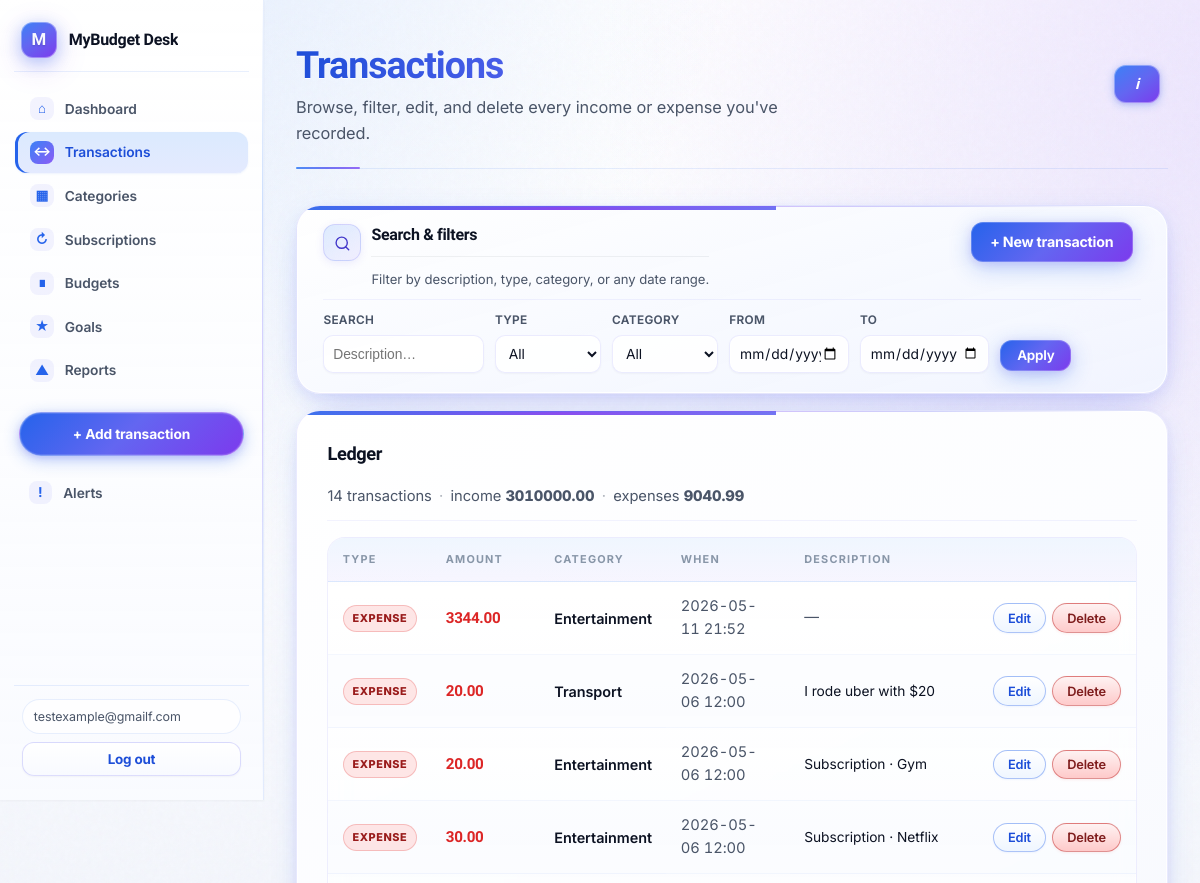
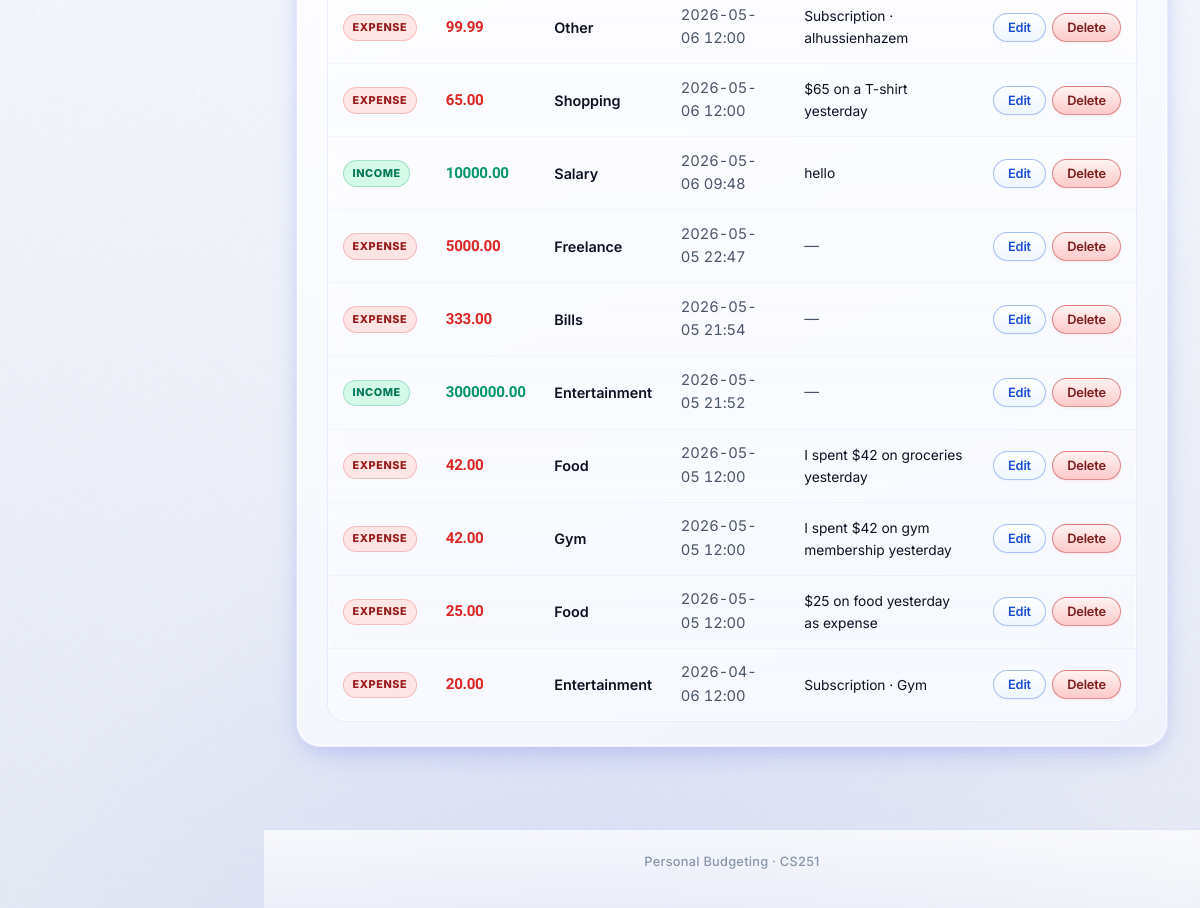
Screenshot of /transactions/ (signed in) with the database file from the repository (2 pictures, top to bottom).
### budgeting/models.py (models this page shows, shortened)
class Transaction(models.Model):
    KIND_INCOME = "income"
    KIND_EXPENSE = "expense"
    KIND_CHOICES = [(KIND_INCOME, "Income"), (KIND_EXPENSE, "Expense")]
    user = models.ForeignKey(
        settings.AUTH_USER_MODEL, on_delete=models.CASCADE, related_name="transactions"
    )
    kind = models.CharField(max_length=10, choices=KIND_CHOICES)
    amount = models.DecimalField(max_digits=12, decimal_places=2)
    category = models.ForeignKey(
        Category,
        on_delete=models.PROTECT,
        null=True,
        blank=True,
        related_name="transactions",
    )
    description = models.CharField(max_length=255, blank=True)
    occurred_at = models.DateTimeField(default=timezone.now)
    class Meta:
        ordering = ["-occurred_at"]

class Category(models.Model):
    name = models.CharField(max_length=100)
    user = models.ForeignKey(
        settings.AUTH_USER_MODEL,
        on_delete=models.CASCADE,
        null=True,
        blank=True,
        related_name="categories",
        help_text="Null = available to all users",
    )
    class Meta:
        verbose_name_plural = "categories"
        ordering = ["name"]
        constraints = [
            models.UniqueConstraint(
                fields=["name", "user"],
                name="uniq_category_name_per_user",
            ),
        ]

### budgeting/views.py (the view)
# urls.py: path("transactions/", views.transaction_list, name="transaction_list"),
@login_required
def transaction_list(request):
    user = request.user
    qs = Transaction.objects.filter(user=user).select_related("category")
    kind = request.GET.get("kind", "").strip()
    category_id = request.GET.get("category", "").strip()
    from_date_str = request.GET.get("from_date", "").strip()
    to_date_str = request.GET.get("to_date", "").strip()
    q = request.GET.get("q", "").strip()
    if kind in (Transaction.KIND_INCOME, Transaction.KIND_EXPENSE):
        qs = qs.filter(kind=kind)
    if category_id.isdigit():
        qs = qs.filter(category_id=int(category_id))
    from_date = None
    to_date = None
    if from_date_str:
        try:
            from_date = date.fromisoformat(from_date_str)
            qs = qs.filter(occurred_at__date__gte=from_date)
        except ValueError:
            from_date = None
    if to_date_str:
        try:
            to_date = date.fromisoformat(to_date_str)
            qs = qs.filter(occurred_at__date__lte=to_date)
        except ValueError:
            to_date = None
    if q:
        qs = qs.filter(description__icontains=q)
    totals = qs.aggregate(
        income=Sum("amount", filter=Q(kind=Transaction.KIND_INCOME)),
        expense=Sum("amount", filter=Q(kind=Transaction.KIND_EXPENSE)),
    )
    available_categories = Category.objects.filter(
        Q(user__isnull=True) | Q(user=user)
    ).order_by("name")
    has_filters = any([kind, category_id, from_date_str, to_date_str, q])
    return render(
        request,
        "budgeting/transaction_list.html",
        {
            "transactions": qs,
            "available_categories": available_categories,
            "filter_kind": kind,
            "filter_category": category_id,
            "filter_from_date": from_date_str,
            "filter_to_date": to_date_str,
            "filter_q": q,
            "filter_count": qs.count(),
            "filter_income": totals["income"] or 0,
            "filter_expense": totals["expense"] or 0,
            "has_filters": has_filters,
        },
    )

### budgeting/context_processors.py (called while the page is built)
def unread_notifications(request):
    nav = ""
    rm = getattr(request, "resolver_match", None)
    if rm is not None and rm.url_name:
        nav = rm.url_name
    if request.user.is_authenticated:
        count = Notification.objects.filter(user=request.user, is_read=False).count()
        return {
            "unread_notification_count": count,
            "nav_url_name": nav,
        }
    return {"unread_notification_count": 0, "nav_url_name": nav}

### budgeting/models.py (called while the page is built, shortened)
    def process_due_for(self, user, max_iter_per_subscription=72):
        today = timezone.now().date()
        posted = []
        with transaction.atomic():
            qs = (
                self.filter(user=user, is_active=True, next_due__lte=today)
                .select_related("category")
                .select_for_update()
            )
        return posted

### budgeting/templates/budgeting/transaction_list.html (shortened to what this page needs)
{% extends "budgeting/base.html" %}
{% block page_hero %}
<div class="page-hero">
  <h1>Transactions</h1>
  <p class="lead">Browse, filter, edit, and delete every income or expense you've recorded.</p>
</div>
{% endblock %}
{% block content %}
<div class="card form-card card--filters-premium">
  <div class="card-toolbar card-toolbar--dense">
    <div class="filters-heading">
      <div class="filters-heading__icon" aria-hidden="true">
        <svg viewBox="0 0 24 24" fill="none" stroke="currentColor" stroke-width="2" stroke-linecap="round" stroke-linejoin="round">
          <circle cx="11" cy="11" r="8"/>
          <path d="M21 21l-4.35-4.35"/>
        </svg>
      </div>
      <div class="filters-heading__body">
        <h2 class="section-title section-title--inline">Search &amp; filters</h2>
        <p class="filters-heading__hint muted">Filter by description, type, category, or any date range.</p>
      </div>
    </div>
    <a href="{% url 'transaction_add' %}" class="btn btn--toolbar">+ New transaction</a>
  </div>
  <form method="get" class="filters-row filters-row--dense">
    <div class="filter-field filter-field--dense">
      <label for="f_q">Search</label>
      <input type="search" id="f_q" name="q" value="{{ filter_q }}" placeholder="Description…">
    </div>
    <div class="filter-field filter-field--dense">
      <label for="f_kind">Type</label>
      <select id="f_kind" name="kind">
        <option value="">All</option>
      </select>
    </div>
    <div class="filter-field filter-field--dense">
      <label for="f_category">Category</label>
      <select id="f_category" name="category">
        <option value="">All</option>
      </select>
    </div>
    <div class="filter-field filter-field--dense">
      <label for="f_from">From</label>
      <input type="date" id="f_from" name="from_date" value="{{ filter_from_date }}">
    </div>
    <div class="filter-field filter-field--dense">
      <label for="f_to">To</label>
      <input type="date" id="f_to" name="to_date" value="{{ filter_to_date }}">
    </div>
    <div class="filter-actions">
      <button type="submit">Apply</button>
    </div>
  </form>
</div>
<div class="card tx-ledger-card surface-premium">
  <div class="tx-ledger-head">
    <div>
      <h2 class="tx-ledger-head__title">Ledger</h2>
      <p class="tx-ledger-head__meta muted">
        {{ filter_count }} transaction{{ filter_count|pluralize }}
        {% if filter_income or filter_expense %}
          <span class="tx-ledger-head__dot" aria-hidden="true">·</span>
          <span class="tx-ledger-head__inline">income <strong class="amount--income">{{ filter_income|floatformat:2 }}</strong></span>
          <span class="tx-ledger-head__dot" aria-hidden="true">·</span>
          <span class="tx-ledger-head__inline">expenses <strong class="amount--expense">{{ filter_expense|floatformat:2 }}</strong></span>
        {% endif %}
      </p>
    </div>
  </div>
  {% if transactions %}
    <div class="table-wrap table-wrap--premium table-wrap--ledger">
      <table class="table-actions table--ledger">
        <thead>
          <tr>
            <th>Type</th>
            <th>Amount</th>
            <th>Category</th>
            <th>When</th>
            <th>Description</th>
            <th class="row-actions__cell" aria-label="Actions"></th>
          </tr>
        </thead>
        <tbody>
          {% for t in transactions %}
            <tr class="ledger-row">
              <td>{% if t.kind == 'expense' %}<span class="ledger-badge ledger-badge--expense">Expense</span>{% else %}<span class="ledger-badge ledger-badge--income">Income</span>{% endif %}</td>
              <td class="ledger-amount {% if t.kind == 'expense' %}ledger-amount--out{% else %}ledger-amount--in{% endif %}">{{ t.amount }}</td>
              <td>{% if t.category %}<span class="ledger-cat">{{ t.category.name }}</span>{% else %}<span class="muted">—</span>{% endif %}</td>
              <td class="ledger-when muted">{{ t.occurred_at|date:"Y-m-d H:i" }}</td>
              <td class="ledger-desc">{% if t.description %}{{ t.description }}{% else %}<span class="muted">—</span>{% endif %}</td>
              <td class="row-actions__cell">
                <div class="row-actions">
                  <a class="row-action row-action--edit" href="{% url 'transaction_edit' t.pk %}">Edit</a>
                  <form method="post" action="{% url 'transaction_delete' t.pk %}" class="row-actions__form" onsubmit="return confirm('Delete this transaction?');">
                    <button type="submit" class="row-action row-action--delete">Delete</button>
                  </form>
                </div>
              </td>
            </tr>
          {% endfor %}
        </tbody>
      </table>
    </div>
  {% endif %}
</div>
{% endblock %}

### budgeting/templates/budgeting/master.html (shortened to what this page needs)
{% load static %}
<!DOCTYPE html>
<html lang="en">
<head>
  <link rel="stylesheet" href="{% static 'budgeting/css/master.css' %}">
</head>
<body class="{% block body_class %}{% endblock %}">
  {% with n=nav_url_name|default:"" %}
  <div class="app-shell{% if user.is_authenticated %} app-shell--auth{% endif %}">
    {% if user.is_authenticated %}
      <aside class="app-sidebar" id="app-sidebar" aria-label="Primary">
        <div class="sidebar-top">
          <a href="{% url 'dashboard' %}" class="brand">
            <span class="brand-mark" aria-hidden="true"></span>
            <span class="brand-text">{% block brand_text %}MyBudget Desk{% endblock %}</span>
          </a>
        </div>
        <nav class="sidebar-nav" aria-label="Main">
          <a href="{% url 'dashboard' %}" class="sidebar-link{% if n == 'dashboard' %} is-active{% endif %}"{% if n == 'dashboard' %} aria-current="page"{% endif %}>
            <span class="sidebar-link__icon" aria-hidden="true">⌂</span>
            <span class="sidebar-link__label">Dashboard</span>
          </a>
          <a href="{% url 'transaction_list' %}" class="sidebar-link{% if n == 'transaction_list' or n == 'transaction_add' or n == 'transaction_edit' or n == 'transaction_delete' %} is-active{% endif %}"{% if n == 'transaction_list' or n == 'transaction_add' or n == 'transaction_edit' or n == 'transaction_delete' %} aria-current="page"{% endif %}>
            <span class="sidebar-link__icon" aria-hidden="true">↔</span>
            <span class="sidebar-link__label">Transactions</span>
          </a>
          <a href="{% url 'category_list' %}" class="sidebar-link{% if n == 'category_list' %} is-active{% endif %}"{% if n == 'category_list' %} aria-current="page"{% endif %}>
            <span class="sidebar-link__icon" aria-hidden="true">▦</span>
            <span class="sidebar-link__label">Categories</span>
          </a>
          <a href="{% url 'subscription_list' %}" class="sidebar-link">
            <span class="sidebar-link__icon" aria-hidden="true">↻</span>
            <span class="sidebar-link__label">Subscriptions</span>
          </a>
          <a href="{% url 'budget_list' %}" class="sidebar-link">
            <span class="sidebar-link__icon" aria-hidden="true">∎</span>
            <span class="sidebar-link__label">Budgets</span>
          </a>
          <a href="{% url 'goals_list' %}" class="sidebar-link">
            <span class="sidebar-link__icon" aria-hidden="true">★</span>
            <span class="sidebar-link__label">Goals</span>
          </a>
          <a href="{% url 'reports' %}" class="sidebar-link{% if n == 'reports' %} is-active{% endif %}"{% if n == 'reports' %} aria-current="page"{% endif %}>
            <span class="sidebar-link__icon" aria-hidden="true">▲</span>
            <span class="sidebar-link__label">Reports</span>
          </a>
        </nav>
        <a href="{% url 'transaction_add' %}" class="sidebar-cta{% if n == 'transaction_add' %} is-active{% endif %}"{% if n == 'transaction_add' %} aria-current="page"{% endif %}>+ Add transaction</a>
        <a href="{% url 'notifications' %}" class="sidebar-link sidebar-link--alerts{% if n == 'notifications' %} is-active{% endif %}"{% if n == 'notifications' %} aria-current="page"{% endif %}>
          <span class="sidebar-link__icon" aria-hidden="true">!</span>
          <span class="sidebar-link__label">Alerts</span>
        </a>
        <div class="sidebar-user">
          <span class="sidebar-user__email" title="{{ user.email }}">{{ user.email }}</span>
          <form class="inline-logout" method="post" action="{% url 'logout' %}">
            <button type="submit" class="secondary sidebar-user__logout">Log out</button>
          </form>
        </div>
      </aside>
    {% endif %}
    <div class="app-body">
      <main class="app-main {% block main_class %}{% endblock %}">
        <div class="page-hero-sds-wrap">
          {% block page_hero %}{% endblock %}
          {% block sds_help_open_button %}
          <button type="button" class="sds-help-trigger sds-help-trigger--in-hero" id="sds-help-open" aria-haspopup="dialog" aria-controls="sds-help-dialog" title="SDS: user stories for this page">
            <span class="sds-help-trigger__icon" aria-hidden="true">i</span>
          </button>
          {% endblock %}
        </div>
        {% block content %}{% endblock %}
      </main>
      <footer class="app-footer">
        {% block footer %}
          <span>Personal Budgeting · CS251</span>
        {% endblock %}
      </footer>
    </div>
  </div>
  {% endwith %}
</body>
</html>

### rows the page displays
Transaction: kind "EXPENSE", amount "3344.00", category.name "Entertainment", occurred_at "2026-05-11 21:52"
Transaction: kind "EXPENSE", amount "20.00", category.name "Transport", occurred_at "2026-05-06 12:00", description "I rode uber with $20"
Transaction: kind "EXPENSE", amount "20.00", category.name "Entertainment", occurred_at "2026-05-06 12:00", description "Subscription · Gym"
Transaction: kind "EXPENSE", amount "30.00", category.name "Entertainment", occurred_at "2026-05-06 12:00", description "Subscription · Netflix"
Transaction: kind "EXPENSE", amount "99.99", category.name "Other", occurred_at "2026-05-06 12:00", description "Subscription · alhussienhazem"
Transaction: kind "EXPENSE", amount "65.00", category.name "Shopping", occurred_at "2026-05-06 12:00", description "$65 on a T-shirt yesterday"
Transaction: kind "INCOME", amount "10000.00", category.name "Salary", occurred_at "2026-05-06 09:48", description "hello"
Transaction: kind "EXPENSE", amount "5000.00", category.name "Freelance", occurred_at "2026-05-05 22:47"
Transaction: kind "EXPENSE", amount "333.00", category.name "Bills", occurred_at "2026-05-05 21:54"
Transaction: kind "INCOME", amount "3000000.00", category.name "Entertainment", occurred_at "2026-05-05 21:52"
Transaction: kind "EXPENSE", amount "42.00", category.name "Food", occurred_at "2026-05-05 12:00", description "I spent $42 on groceries yesterday"
Transaction: kind "EXPENSE", amount "42.00", category.name "Gym", occurred_at "2026-05-05 12:00", description "I spent $42 on gym membership yesterday"
Transaction: kind "EXPENSE", amount "25.00", category.name "Food", occurred_at "2026-05-05 12:00", description "$25 on food yesterday as expense"
Transaction: kind "EXPENSE", amount "20.00", category.name "Entertainment", occurred_at "2026-04-06 12:00", description "Subscription · Gym"

### other values shown
{{ user.email }} "testexample@gmailf.com"
{{ filter_count }} "14"
{{ filter_income|floatformat:2 }} "3010000.00"
{{ filter_expense|floatformat:2 }} "9040.99"
